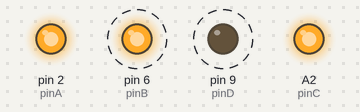
The sketch below on a simulated Arduino Uno, built with avr-gcc and run on an emulated ATmega328P. Shown: output pins drawn as LEDs (lit = HIGH). Dashed ring = blinking.

Above: at 0.1 s.
Timing chart, 0 to 3.0 s (numbered marks = the images above):
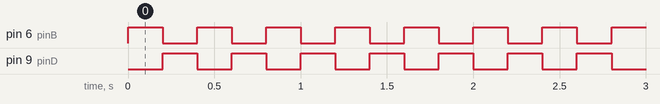

The sketch:

_01_led_matrix_basic-pr2.ino
```cpp
int pinA=2;
int pinB=6;

int pinC=A2;
int pinD=9;

void setup() {
  pinMode(pinA,OUTPUT);
  pinMode(pinB,OUTPUT);
  digitalWrite(pinA,HIGH);
  digitalWrite(pinB,HIGH);

  pinMode(pinC,OUTPUT);
  pinMode(pinD,OUTPUT);
  digitalWrite(pinC,HIGH);
  digitalWrite(pinD,HIGH);

}

void loop() {
  digitalWrite(pinB,HIGH);
  digitalWrite(pinD,LOW);
  delay(200);
  digitalWrite(pinB,LOW);
  digitalWrite(pinD,HIGH);
  delay(200);
}
```

Measured:
- by itself, pin 6 (pinB), pin 9 (pinD): alternates HIGH for 0.20 s and LOW for 0.20 s
